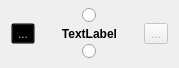
<?xml version="1.0" encoding="UTF-8"?>
<ui version="4.0">
 <class>Form</class>
 <widget class="QWidget" name="Form">
  <property name="geometry">
   <rect>
    <x>0</x>
    <y>0</y>
    <width>179</width>
    <height>68</height>
   </rect>
  </property>
  <property name="sizePolicy">
   <sizepolicy hsizetype="Preferred" vsizetype="Fixed">
    <horstretch>0</horstretch>
    <verstretch>0</verstretch>
   </sizepolicy>
  </property>
  <property name="windowTitle">
   <string>Form</string>
  </property>
  <layout class="QVBoxLayout" name="verticalLayout_2">
   <property name="topMargin">
    <number>0</number>
   </property>
   <property name="bottomMargin">
    <number>0</number>
   </property>
   <item>
    <layout class="QVBoxLayout" name="verticalLayout">
     <property name="spacing">
      <number>0</number>
     </property>
     <item>
      <layout class="QHBoxLayout" name="inputHorizontalLayout">
       <property name="spacing">
        <number>0</number>
       </property>
       <item>
        <widget class="NodeWidget" name="inputRadioButton">
         <property name="sizePolicy">
          <sizepolicy hsizetype="Fixed" vsizetype="Fixed">
           <horstretch>0</horstretch>
           <verstretch>0</verstretch>
          </sizepolicy>
         </property>
         <property name="layoutDirection">
          <enum>Qt::LeftToRight</enum>
         </property>
         <property name="autoFillBackground">
          <bool>false</bool>
         </property>
         <property name="text">
          <string/>
         </property>
         <property name="checkable">
          <bool>true</bool>
         </property>
         <property name="autoExclusive">
          <bool>false</bool>
         </property>
        </widget>
       </item>
      </layout>
     </item>
     <item>
      <layout class="QHBoxLayout" name="centralHorizontalLayout">
       <property name="spacing">
        <number>0</number>
       </property>
       <item>
        <widget class="QToolButton" name="errorButton">
         <property name="enabled">
          <bool>false</bool>
         </property>
         <property name="autoFillBackground">
          <bool>false</bool>
         </property>
         <property name="styleSheet">
          <string notr="true">background: transparent;</string>
         </property>
         <property name="text">
          <string>...</string>
         </property>
         <property name="icon">
          <iconset>
           <normaloff>../resources/alert-triangle.png</normaloff>
           <disabledoff>../resources/transparent.png</disabledoff>
           <disabledon>../resources/transparent.png</disabledon>../resources/alert-triangle.png</iconset>
         </property>
         <property name="autoRaise">
          <bool>false</bool>
         </property>
        </widget>
       </item>
       <item>
        <widget class="QLabel" name="label">
         <property name="font">
          <font>
           <weight>75</weight>
           <bold>true</bold>
          </font>
         </property>
         <property name="text">
          <string>TextLabel</string>
         </property>
         <property name="alignment">
          <set>Qt::AlignCenter</set>
         </property>
        </widget>
       </item>
       <item>
        <widget class="QToolButton" name="plotButton">
         <property name="enabled">
          <bool>false</bool>
         </property>
         <property name="text">
          <string>...</string>
         </property>
         <property name="icon">
          <iconset>
           <normaloff>../resources/bar-chart-2.png</normaloff>../resources/bar-chart-2.png</iconset>
         </property>
        </widget>
       </item>
      </layout>
     </item>
     <item>
      <layout class="QVBoxLayout" name="inputRowVerticalLayout">
       <property name="spacing">
        <number>3</number>
       </property>
      </layout>
     </item>
     <item>
      <layout class="QHBoxLayout" name="outputHorizontalLayout">
       <property name="spacing">
        <number>0</number>
       </property>
       <item>
        <widget class="NodeWidget" name="outputRadioButton">
         <property name="sizePolicy">
          <sizepolicy hsizetype="Fixed" vsizetype="Fixed">
           <horstretch>0</horstretch>
           <verstretch>0</verstretch>
          </sizepolicy>
         </property>
         <property name="text">
          <string/>
         </property>
         <property name="checkable">
          <bool>true</bool>
         </property>
         <property name="autoExclusive">
          <bool>false</bool>
         </property>
        </widget>
       </item>
      </layout>
     </item>
    </layout>
   </item>
  </layout>
 </widget>
 <customwidgets>
  <customwidget>
   <class>NodeWidget</class>
   <extends>QRadioButton</extends>
   <header>widgets/node</header>
  </customwidget>
 </customwidgets>
 <resources/>
 <connections/>
</ui>
